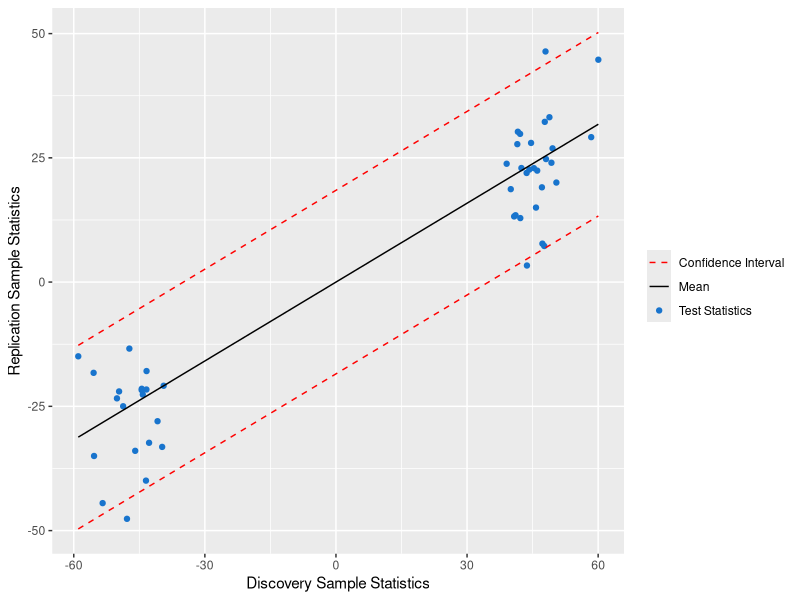
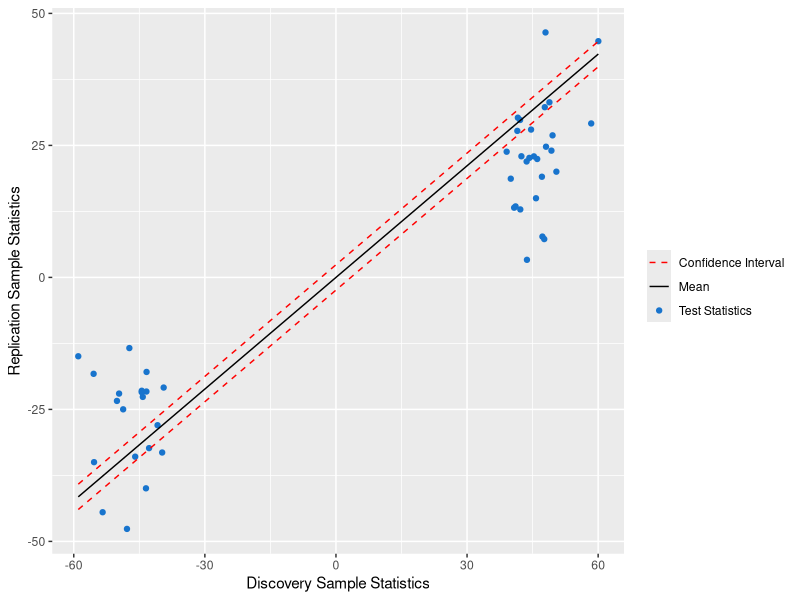
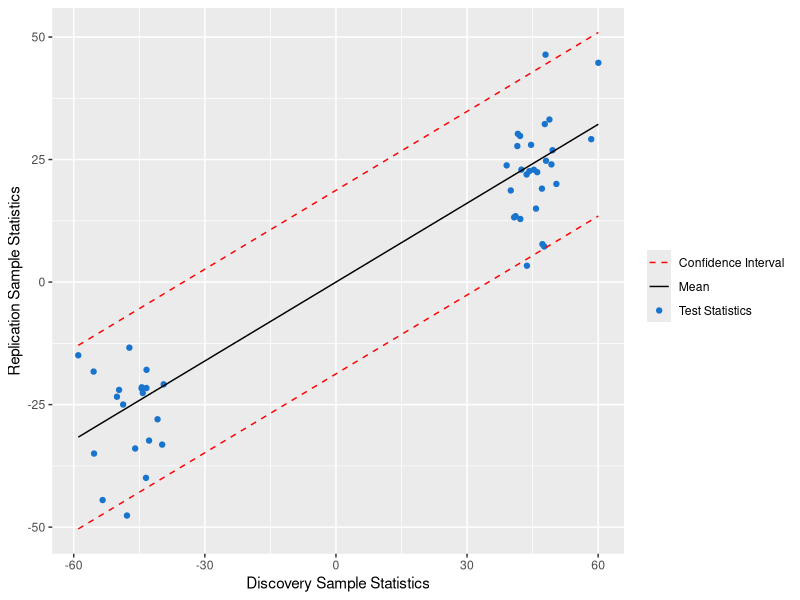
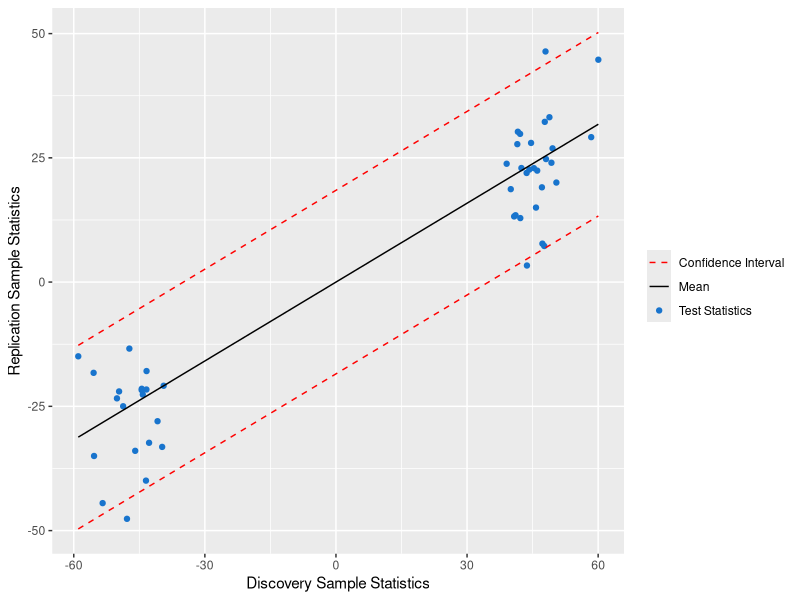
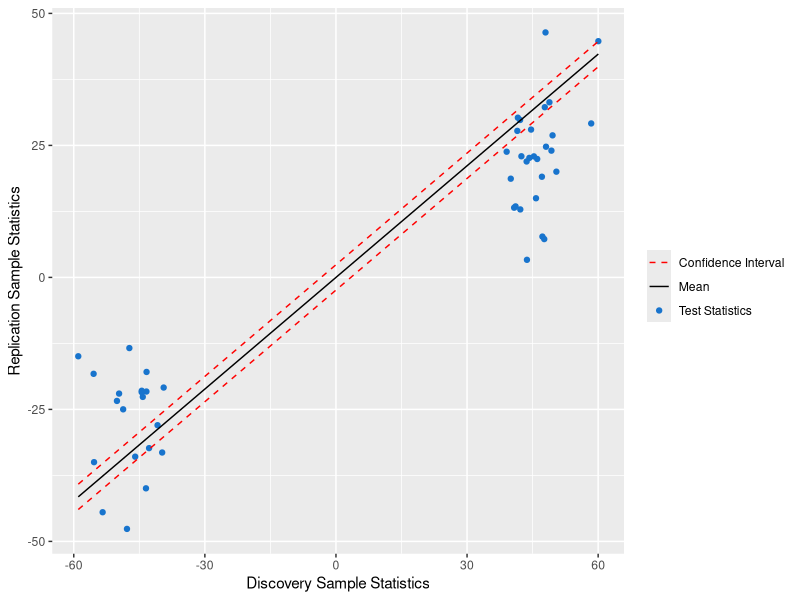
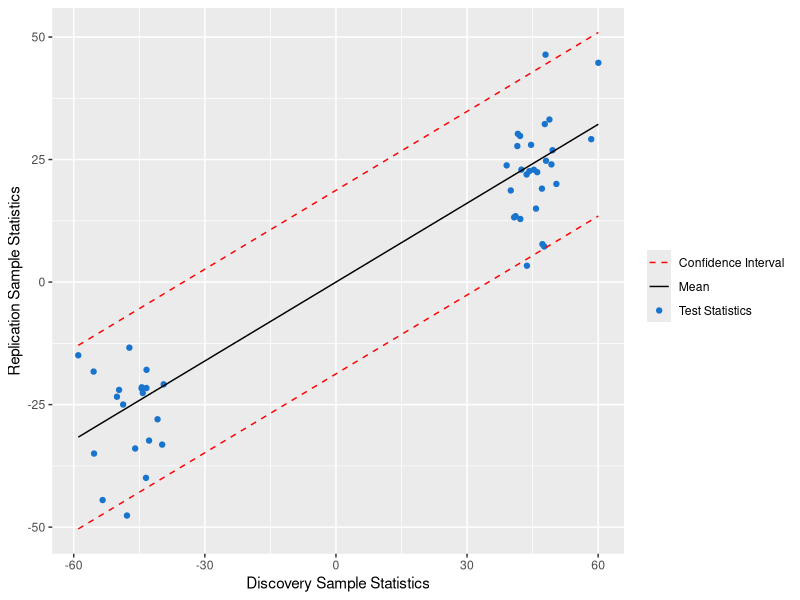

Reproduce these figures in R, in order.
#libraries
#install.packages("mvtnorm")
library(mvtnorm)
library(tidyverse)
library(MASS)
library(ggplot2)
library(dplyr)
library(plyr)
library(reshape2)


#simulating data 
var_g<-4*.75
var_c1<-4*.25
var_c2<-4*.25
sigma<-sqrt(var_g)
sigma_c1<-sqrt(var_c1) #first study
sigma_c2<-sqrt(var_c2) #second study 
M<-1000#number of snps
#pValue<-0.05/M
#pValue<-(1*10^(-4))
ZScore<- qnorm(0.05/M,lower.tail =FALSE)
#ZScore<-5.2
sampleSizeS1<-100
sampleSizeS2<-50

#generating lambda
lambda <- rnorm(n=M, mean=0, sd=sigma)
#generating C1
delta1 <- rnorm(n=M, mean=0, sd=sigma_c1)
#simulating C2
delta2 <- rnorm(n=M, mean=0, sd=sigma_c2)

#generating two test statistics with different confounders
data1<-matrix(nrow=M, ncol=5)

for(i in 1:M){
  data1[i,1]<-lambda[i]
  data1[i,2]<-delta1[i]
  data1[i,3]<-delta2[i]
  data1[i,4]<-rnorm(n=1, mean=(lambda[i]+delta1[i])*sqrt(sampleSizeS1), sd=1) #s1
  data1[i,5]<-rnorm(n=1, mean=(lambda[i]+delta2[i])*sqrt(sampleSizeS2), sd=1) #s2
}

data1=as.data.frame(data1)
colnames(data1)=c("lambda", "delta1", "delta2", "s1", "s2")
#results.data<-filter(data1, s1>ZScore)

data1$s1_2<-(data1$s1)/sqrt(sampleSizeS1)
data1$s2_2<-(data1$s2)/sqrt(sampleSizeS2)
s1_sig<-data1 %>% filter(s1_2>ZScore | s1_2<(-ZScore))
data1<-data1 %>% filter(s1_2>ZScore | s1_2<(-ZScore))

calculate_upperCI<-function(s1,sampleS1, sampleS2, c1, c2){
  sd_S1<-sqrt(sampleS1*sigma^2+1+c1*sampleS1)
  sd_S2<-sqrt(sampleS2*sigma^2+1+c2*sampleS2)
  mean<-(sqrt(sampleS1)*sqrt(sampleS2)*sigma^2*s1)/(sd_S1^2)
  var2<-sd_S2^2-((sampleS1*sampleS2*sigma^4)/(sd_S1^2))
  error <- qnorm(0.975)*sqrt(var2)
  mean+error
}

calculate_lowerCI<-function(s1,sampleS1, sampleS2, c1, c2){
  sd_S1<-sqrt(sampleS1*sigma^2+1+c1*sampleS1)
  sd_S2<-sqrt(sampleS2*sigma^2+1+c2*sampleS2)
  mean<-(sqrt(sampleS1)*sqrt(sampleS2)*sigma^2*s1)/(sd_S1^2)
  var2<-sd_S2^2-((sampleS1*sampleS2*sigma^4)/(sd_S1^2))
  error <- qnorm(0.975)*sqrt(var2)
  return(mean-error)
}

calculate_mean<-function(s1,sampleS1,sampleS2, c1, c2){
  sd_S1<-sqrt(sampleS1*sigma^2+1+c1*sampleS1)
  sd_S2<-sqrt(sampleS2*sigma^2+1+c2*sampleS2)
  mean<-(sqrt(sampleS1)*sqrt(sampleS2)*sigma^2*s1)/(sd_S1^2)
}



pred_obs<-ggplot(data = data1, mapping = aes(x = s1, y = s2)) +
  geom_point(mapping =aes(color="Test Statistics"))+
  stat_function(fun=calculate_lowerCI,args=list(sampleS1<-sampleSizeS1, sampleS2<-sampleSizeS2, c1=var_c1, c2=var_c2),linetype = 2, color="red")+
  stat_function(fun=calculate_upperCI,args=list(sampleS1<-sampleSizeS1, sampleS2<-sampleSizeS2, c1=var_c1, c2=var_c2),linetype = 2, mapping =aes(color="Confidence Interval"))+
  stat_function(fun=calculate_mean, args=list(sampleS1<-sampleSizeS1, sampleS2<-sampleSizeS2, c1=var_c1, c2=var_c2), mapping=aes(color="Mean"))+
  xlab("Discovery Sample Statistics")+ylab("Replication Sample Statistics")+
  theme(legend.position = "right")+
  scale_color_manual(name = element_blank(), # or name = element_blank()
                     values = c("Confidence Interval"="red", "Test Statistics"="dodgerblue3", "Mean"="black"))
pred_obs

ggsave(filename ="sim_confInterval_confouding2.jpg")


pred_obs<-ggplot(data = data1, mapping = aes(x = s1, y = s2)) +
  geom_point(mapping =aes(color="Test Statistics"))+
  stat_function(fun=calculate_lowerCI,args=list(sampleS1<-sampleSizeS1, sampleS2<-sampleSizeS2, c1=0, c2=0),linetype = 2, color="red")+
  stat_function(fun=calculate_upperCI,args=list(sampleS1<-sampleSizeS1, sampleS2<-sampleSizeS2, c1=0, c2=0),linetype = 2, mapping =aes(color="Confidence Interval"))+
  stat_function(fun=calculate_mean, args=list(sampleS1<-sampleSizeS1, sampleS2<-sampleSizeS2, c1=0, c2=0), mapping=aes(color="Mean"))+
  xlab("Discovery Sample Statistics")+ylab("Replication Sample Statistics")+
  theme(legend.position = "right")+
  scale_color_manual(name = element_blank(), # or name = element_blank()
                     values = c("Confidence Interval"="red", "Test Statistics"="dodgerblue3", "Mean"="black"))
pred_obs

ggsave(filename ="sim_confInterval_withoutconfouding2.jpg")



#estimating confouding and heriability from data 
#s1 variance
N_1<-sampleSizeS1
N_2<-sampleSizeS2
num_s1<-sum(data1$s1_2>ZScore|data1$s1_2<(-ZScore))


MLE<-function(var){
  estimate<-choose(M,num_s1)
  for(i in s1_sig$s1){
    estimate<-estimate*dnorm(i, mean=0, sd=sqrt(var))
  }
  estimate<-estimate*(pnorm(ZScore*sqrt(sampleSizeS1), mean=0, sd=sqrt(var))-pnorm((-ZScore)*sqrt(sampleSizeS1), mean=0, sd=sqrt(var)))^(M-num_s1)
}
max<-0
maxVar<-0

for(i in seq(from=0.1, to=10*sampleSizeS1, by=.1)){
  temp<-MLE(i)
  #print(temp)
  if (temp>max) {
    max<-temp
    maxVar<-i
  }
}


#first method to estimate var_g
expected_mean_ratio<-function(sigma_g_2){
  sqrt(N_1*N_2)*sigma_g_2/maxVar
}
sigma_g_estimator <- 0
min_rms <- 10000
var_g_est2 <- 0
for (i in 1:10000){
  ratio<-expected_mean_ratio(sigma_g_estimator)
  expected_s2 <- s1_sig$s1*ratio
  cur_rms <- sqrt(sum((expected_s2-s1_sig$s2)^2))
  if (cur_rms < min_rms){
    min_rms<- cur_rms
    var_g_est2 <- sigma_g_estimator
  }
  sigma_g_estimator <- sigma_g_estimator+0.01
}

#another var_g estimator
var_g_1 <- mean(s1_sig$s2/s1_sig$s1)*maxVar/sqrt(sampleSizeS1*sampleSizeS2)

#est c1
c1_est2<-(maxVar-1-var_g_1*(N_1))/(N_1)

#estimating sigmac2
MLE_joint_probability<-function(var_g, var_c1, var_c2){
  cov_matrix=matrix(data=NA, nrow=2, ncol=2)
  cov_matrix[1,1]=N_1*var_g+N_1*var_c1+1
  cov_matrix[1,2]=sqrt(N_1*N_2)*var_g
  cov_matrix[2,1]=sqrt(N_1*N_2)*var_g
  cov_matrix[2,2]=N_2*var_g+N_2*var_c2+1
  
  mean_matrix=matrix(data=NA, nrow=2, ncol=1)
  mean_matrix[1,1]=0
  mean_matrix[2,1]=0
  
  estimate<-choose(M,num_s1)
  
  vector<-(s1_sig[,c(4,5)])
  prob<-dmvnorm(x=vector, mean = mean_matrix, sigma = cov_matrix, log = FALSE)
  
  for(i in prob){
    estimate<-estimate*i
  }
  return(estimate)
}

max<-0
c2_est<-0
for(i in seq(from=0,to=10, by=0.001)){
  temp<-MLE_joint_probability(var_g_1, c1_est2, i)
  if(temp>max){
    max<-temp
    c2_est<-i
  }
}

pred_obs<-ggplot(data = data1, mapping = aes(x = s1, y = s2)) +
  geom_point(mapping =aes(color="Test Statistics"))+
  stat_function(fun=calculate_lowerCI,args=list(sampleS1<-sampleSizeS1, sampleS2<-sampleSizeS2, c1=c1_est2, c2=c2_est),linetype = 2, color="red")+
  stat_function(fun=calculate_upperCI,args=list(sampleS1<-sampleSizeS1, sampleS2<-sampleSizeS2, c1=c1_est2, c2=c2_est),linetype = 2, mapping =aes(color="Confidence Interval"))+
  stat_function(fun=calculate_mean, args=list(sampleS1<-sampleSizeS1, sampleS2<-sampleSizeS2, c1=c1_est2, c2=c2_est), mapping=aes(color="Mean"))+
  xlab("Discovery Sample Statistics")+ylab("Replication Sample Statistics")+
  theme(legend.position = "right")+
  scale_color_manual(name = element_blank(), # or name = element_blank()
                     values = c("Confidence Interval"="red", "Test Statistics"="dodgerblue3", "Mean"="black"))
pred_obs

ggsave(filename ="sim_confInterval_confoudingEST2.jpg")


#calculating s2 given s1
#calculating s2 given s1
calculate_pcondtional<-function(s1, var_g, var_c1, var_c2){
  mean<-(sqrt(N_1*N_2)*var_g*s1)/(1+N_1*var_g+N_1*var_c1)
  #var<-(1-(sigma_g^4)/((1+sigma_g^2+sigma_c1^2)*(1+sigma_g^2+sigma_c2^2)))*(1+sigma_g^2+sigma_c2^2)
  var<-(N_2*var_g)+(N_2*var_c2)+1-((N_1*N_2*var_g^2)/(N_1*var_g+N_1*var_c1+1))
  p<- (1-pnorm(5.2, mean, sqrt(var)))+pnorm(-5.2, mean, sqrt(var))
  return(p)
}


#rep rate 
#s1_sig<-nrow(filter(data, s1>5.2|s1<(-5.2)))
ZScore_2<-qnorm(0.05,lower.tail =FALSE)
s1_s2_sig<-s1_sig %>% filter(s2_2>ZScore_2 | s2_2<(-ZScore_2))
repRate=nrow(s1_s2_sig)/M

#theoretical reprate
theo_rep <- sum(calculate_pcondtional(s1_sig$s1, var_g_1, c1_est2, c2_est))/M

#rep rate = 0.0506
#tho=0.05
#c1 est 1.219
#c2 est 1.078
#trait var est 2.89
